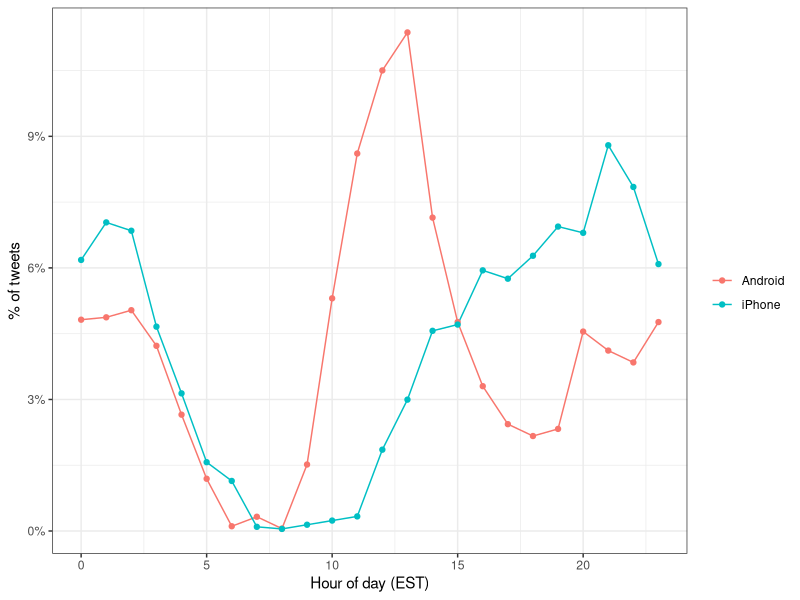

Write R code to recreate this figure. (Note: this script raises an error after producing the figure.)
# Data Mining from Tweets

library(tidyverse)
library(ggplot2)
library(lubridate)
library(tidyr)
library(scales)
library(dslabs)
set.seed(1)

data(trump_tweets)
#head(trump_tweets)
names(trump_tweets)

#trump_tweets %>% count(source) %>% arrange(desc(n))

trump_tweets %>%
  extract(source, "source", "Twitter for (.*)") %>%
  count(source)

campaign_tweets <- trump_tweets %>%
  extract(source, "source", "Twitter for (.*)") %>%
  filter(source %in% c("Android", "iPhone") &
           created_at >= ymd("2015-06-17") & 
           created_at < ymd("2016-11-08")) %>%
  filter(!is_retweet) %>%
  arrange(created_at)

ds_theme_set()

campaign_tweets %>%
  mutate(hour = hour(with_tz(created_at, "EST"))) %>%
  count(source, hour) %>%
  group_by(source) %>%
  mutate(percent = n / sum(n)) %>%
  ungroup %>%
  ggplot(aes(hour, percent, color = source)) +
  geom_line() +
  geom_point() +
  scale_y_continuous(labels = percent_format()) +
  labs(x = "Hour of day (EST)",
       y = "% of tweets",
       color = "")

i <- 3008
campaign_tweets$text[i]
campaign_tweets[i,] %>%
  unnest_tokens(word, text) %>%
  select(word)

pattern <- "([^A-Za-z\\d#@']|'(?![A-Za-z\\d#@]))"

campaign_tweets[i,] %>% 
  mutate(text = str_replace_all(text, "https://t.co/[A-Za-z\\d]+|&amp;", ""))  %>%
  unnest_tokens(word, text, token = "regex", pattern = pattern) %>%
  select(word)

tweet_words <- campaign_tweets %>%
  mutate(text = str_replace_all(text, "https://t.co/[A-Za-z\\d]+|&amp;", ""))  %>%
  unnest_tokens(word, text, token = "regex", pattern = pattern) %>%
  filter(!word %in% stop_words$word &
           !str_detect(word, "^\\d+$")) %>%
  mutate(word = str_replace(word, "^'", ""))

tweet_words %>% count(word) %>%
  arrange(desc(n)) %>% head(n = 10)

android_iphone_or <- tweet_words %>%
  count(word, source) %>%
  spread(source, n, fill = 0) %>%
  mutate(or = (Android + 0.5) / (sum(Android) - Android + 0.5) / 
           ( (iPhone + 0.5) / (sum(iPhone) - iPhone + 0.5)))
android_iphone_or %>% arrange(desc(or))
android_iphone_or %>% arrange(or)

android_iphone_or %>% filter(Android+iPhone > 100) %>%
  arrange(desc(or))



# ==============================
# SENTIMENT ANALYSIS FROM TWEETS
# ==============================

nrc <- get_sentiments("nrc") %>%
  select(word, sentiment)

tweet_words %>% inner_join(nrc, by = "word") %>% 
  select(source, word, sentiment) %>% sample_n(10)


sentiment_counts <- tweet_words %>%
  left_join(nrc, by = "word") %>%
  count(source, sentiment) %>%
  spread(source, n) %>%
  mutate(sentiment = replace_na(sentiment, replace = "none"))
sentiment_counts

tweet_words %>% group_by(source) %>% summarize(n = n())

sentiment_counts %>%
  mutate(Android = Android / (sum(Android) - Android) , 
         iPhone = iPhone / (sum(iPhone) - iPhone), 
         or = Android/iPhone) %>%
  arrange(desc(or))




library(broom)
log_or <- sentiment_counts %>%
  mutate( log_or = log( (Android / (sum(Android) - Android)) / (iPhone / (sum(iPhone) - iPhone))),
          se = sqrt( 1/Android + 1/(sum(Android) - Android) + 1/iPhone + 1/(sum(iPhone) - iPhone)),
          conf.low = log_or - qnorm(0.975)*se,
          conf.high = log_or + qnorm(0.975)*se) %>%
  arrange(desc(log_or))

log_or



log_or %>%
  mutate(sentiment = reorder(sentiment, log_or),) %>%
  ggplot(aes(x = sentiment, ymin = conf.low, ymax = conf.high)) +
  geom_errorbar() +
  geom_point(aes(sentiment, log_or)) +
  ylab("Log odds ratio for association between Android and sentiment") +
  coord_flip() 


android_iphone_or %>% inner_join(nrc) %>%
  filter(sentiment == "disgust" & Android + iPhone > 10) %>%
  arrange(desc(or))


android_iphone_or %>% inner_join(nrc, by = "word") %>%
  mutate(sentiment = factor(sentiment, levels = log_or$sentiment)) %>%
  mutate(log_or = log(or)) %>%
  filter(Android + iPhone > 10 & abs(log_or)>1) %>%
  mutate(word = reorder(word, log_or)) %>%
  ggplot(aes(word, log_or, fill = log_or < 0)) +
  facet_wrap(~sentiment, scales = "free_x", nrow = 2) + 
  geom_bar(stat="identity", show.legend = FALSE) +
  theme(axis.text.x = element_text(angle = 90, hjust = 1)) 
